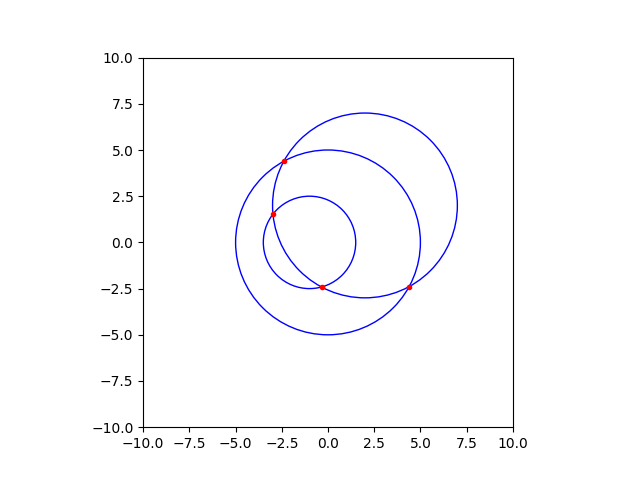

Python code for this plot:
import math
import matplotlib.pyplot as plt

def get_intersections(x0, y0, r0, x1, y1, r1):
    # circle 1: (x0, y0), radius r0
    # circle 2: (x1, y1), radius r1

    d=math.sqrt((x1-x0)**2 + (y1-y0)**2)
    
    # non intersecting
    if d > r0 + r1 :
        return None
    # One circle within other
    if d < abs(r0-r1):
        return None
    # coincident circles
    if d == 0 and r0 == r1:
        return None
    else:
        a=(r0**2-r1**2+d**2)/(2*d)
        h=math.sqrt(r0**2-a**2)
        x2=x0+a*(x1-x0)/d   
        y2=y0+a*(y1-y0)/d   
        x3=x2+h*(y1-y0)/d     
        y3=y2-h*(x1-x0)/d 

        x4=x2-h*(y1-y0)/d
        y4=y2+h*(x1-x0)/d
        
        return (x3, y3, x4, y4)
    
    # intersection circles
x0, y0 = 0, 0
r0 = 5
x1, y1 = 2, 2
r1 = 5

# intersecting with (x1, y1) but not with (x0, y0)
x2, y2 = -1,0
r2 = 2.5

circle1 = plt.Circle((x0, y0), r0, color='b', fill=False)
circle2 = plt.Circle((x1, y1), r1, color='b', fill=False)
circle3 = plt.Circle((x2, y2), r2, color='b', fill=False)

fig, ax = plt.subplots() 
ax.set_xlim((-10, 10))
ax.set_ylim((-10, 10))
ax.add_artist(circle1)
ax.add_artist(circle2)
ax.add_artist(circle3)

intersections = get_intersections(x0, y0, r0, x1, y1, r1)
if intersections is not None:
    i_x3, i_y3, i_x4, i_y4 = intersections 
    plt.plot([i_x3, i_x4], [i_y3, i_y4], '.', color='r')
    
intersections = get_intersections(x0, y0, r0, x2, y2, r2)
if intersections is not None:
    i_x3, i_y3, i_x4, i_y4 = intersections 
    plt.plot([i_x3, i_x4], [i_y3, i_y4], '.', color='r')

intersections = get_intersections(x1, y1, r1, x2, y2, r2)
if intersections is not None:
    i_x3, i_y3, i_x4, i_y4 = intersections 
    plt.plot([i_x3, i_x4], [i_y3, i_y4], '.', color='r')

plt.gca().set_aspect('equal', adjustable='box')
plt.show()
